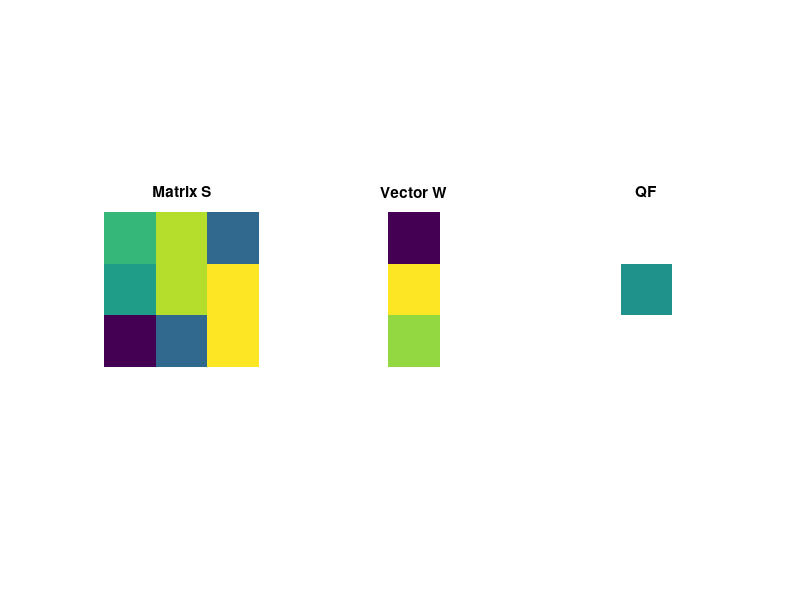
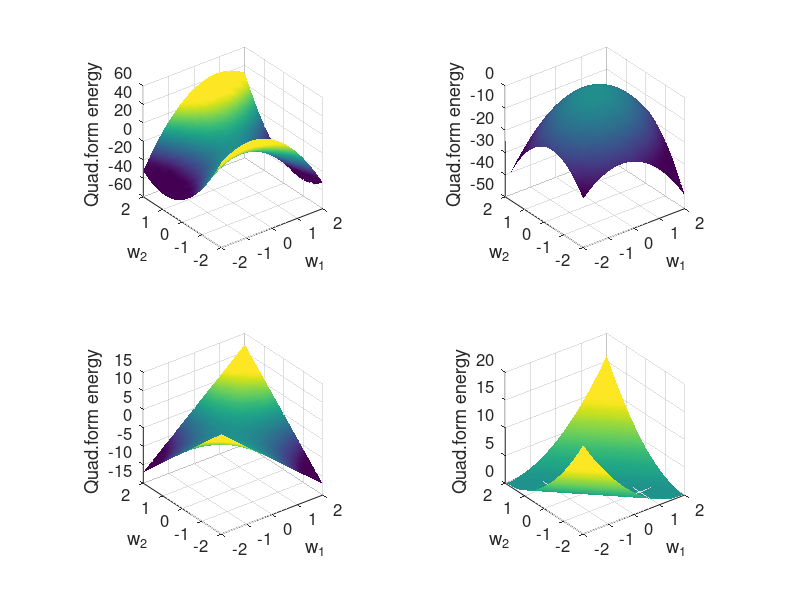
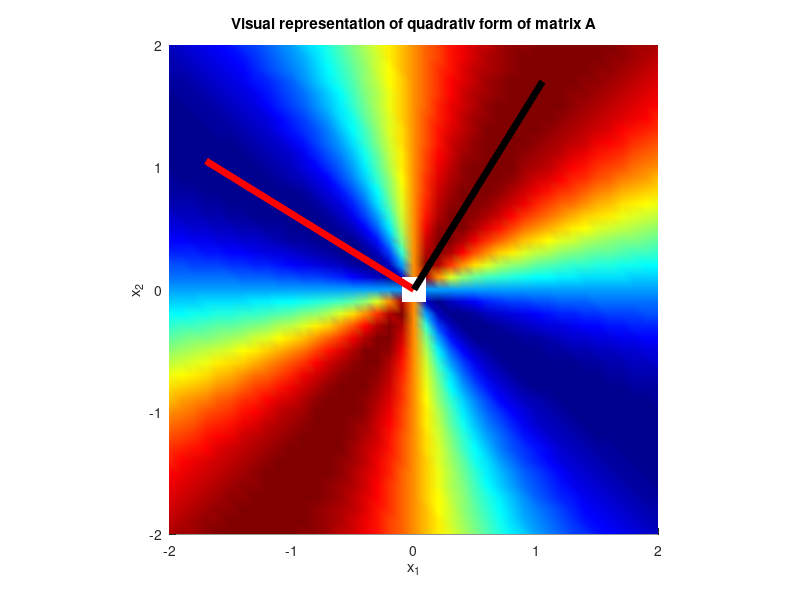
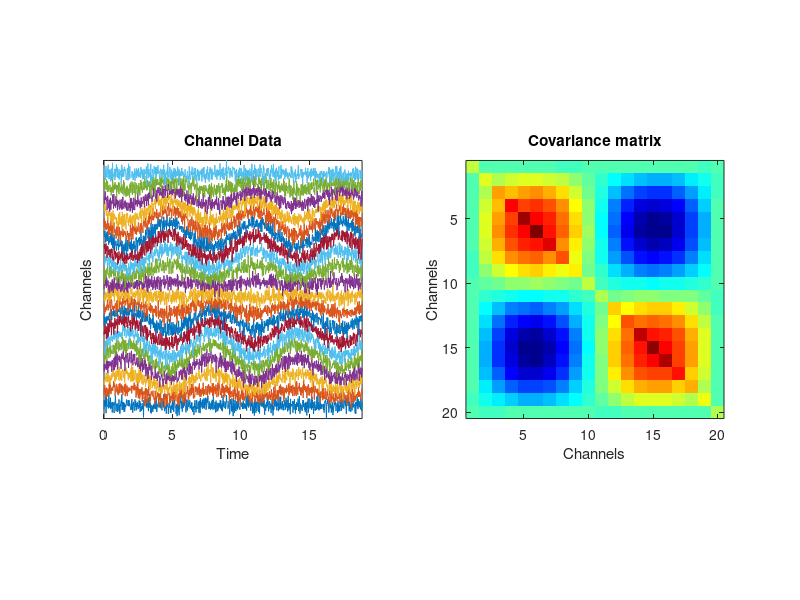

The MATLAB source for these figures, in order:
%% Quadratic Form in Algebra
% define a matrix
S = [1 3 -2;
     0 3 4;
     -5 -2 4];
w = [-2 4 3]';

% Compute the quadratic form
qf = w'*S*w;

n = length(w);

figure(1), clf
subplot(131), imagesc(S), axis square, axis off, title("Matrix S")

subplot(132), imagesc(w), axis square, axis off 
set(gca,"xlim",[0.5 n+0.5]-n/3)
title("Vector W")

subplot(133), imagesc(qf), axis square, axis off
set(gca,'xlim',[.5 n+.5]-n/3,'ylim',[.5 n+.5]-n/3)
title("QF")

%% The Quadratic Form in Geometry
% clear previous S
clear S
% define different matrices
S{1} = [ -9 4; 4 9 ];
S{2} = [ -4 -1; 3 -5 ];
S{3} = [ 0 1; 2 0 ];
S{4} = [ 1 1; 1 1 ];

% range of vector w
n = 30;
wRange = linspace(-2,2,n);

% initialize the quadratic form matrix
qf = zeros(length(wRange),length(wRange));

figure(2), clf
for i=1:length(S)
    
    
    % compute QF
    for xi=1:n
        for yi=1:n
            
            % this w
            w = [ wRange(xi) wRange(yi) ]';
            
            % QF
            qf(xi,yi) = w'*S{i}*w;
        end
    end
    
    % show the surface
    subplot(2,2,i)
    surf(wRange,wRange,qf')
    
    % make it look a bit nicer
    shading interp, axis square
    set(gca,'fontsize',12,'clim',[-1 1]*max(abs(qf(:)))*.6)
    xlabel('w_1'), ylabel('w_2'), zlabel('Quad.form energy')
end

rotate3d on

%% Code Challenge: Visualize the Normalized Quadratic Form
A = [-2 3; 2 8];

n = 40;
xi = linspace(-2,2,n);
[qf,qfN] = deal(zeros(n)); % deal function repeats the same thing for any number of variables you specify in the matrix

for i=1:n
    for j=1:n

        % create the coordinate vector
        x = [xi(i) xi(j)]';
        
        % compute the quadratic forms
        qf(i,j) = x'*A*x;
        qfN(i,j) = (x'*A*x)/(x'*x);
    end
end

figure(4),clf
subplot(121), surf(xi,xi,qf'), axis square , shading interp
xlabel("x_2"), ylabel("x_1"), title("Raw Quadratic Form")
colormap jet

subplot(122), surf(xi,xi,qfN'), axis square , shading interp
xlabel("x_2"), ylabel("x_1"), title("Normalized Quadratic Form")
colormap jet

%% Eigenvectors and the quadratic form surface
% Create a symmetric matrix
A = [1 2; 2 3];

% wights along each dimension
xi = -2:0.1:2; 

quadform = zeros(length(xi));

for i=1:length(xi)
    for j=1:length(xi)

        % define the vector
        x = [xi(i) xi(j)]';

        % compute the quadratic form of the matrix
        quadform(i,j) = (x'*A*x)/(x'*x);
    end
end

figure(3), clf, hold on

% draw the surface
surf(xi,xi,quadform'), shading interp
title("Visual representation of quadrativ form of matrix A")
xlabel("x_1"), ylabel("x_2"), zlabel("Energy")
rotate3d on, axis square

% eigandecomposition
[V,D] = eig(A);
v = V*2; % strech for visualization purposes

% plot the eiganvectors
zfact = max(quadform(:));
plot3([0 v(1,1)], [0 v(2,1)], [1,1]*zfact, "r", "linew", 5)
plot3([0 v(1,2)], [0 v(2,2)], [1,1]*zfact, "k", "linew", 5)
colormap jet

%% PCA

% Simulate a dataset
% simulation parameters
N = 1000; % time points
M = 20; % Channels

% time vector (units in radians)
t = linspace(0,6*pi,N);

% relation accross channels (imposing covariance)
channel = sin(linspace(0,2*pi,M))';

% Create the dataset
data = bsxfun(@times, repmat(sin(t),M,1), channel) + randn(M,N)/3;

% Compute covariance matrix
data = bsxfun(@minus,data,mean(data,2));
covmat = data*data'/(N-1);

% visualize the data
figure(4), clf
subplot(121)
plot(t,bsxfun(@plus,data,(1:M)'))
set(gca,"ytick",[])
xlabel("Time"), ylabel("Channels")
axis tight, axis square
title("Channel Data")

subplot(122)
imagesc(covmat)
axis square
xlabel('Channels'), ylabel('Channels')
title('Covariance matrix')

%% now for PCA

% eigendecomposition of covariance matrix
[evecs,evals] = eig( covmat );

% sort eigenvalues and eigenvectors
[evals,soidx] = sort( diag(evals),'descend' );
evecs = evecs(:,soidx);

% convert eigenvalues to percent variance explained
evals = 100*evals/sum(evals);


% compute component time series
r = 2; % two components
comp_time_series = evecs(:,1:r)'*data;


% visualize and interpret the results
figure(5), clf

% eigenvalues
subplot(231)
plot(evals,'s-','linew',2,'markerfacecolor','w')
axis square
xlabel('Component number'), ylabel('\lambda (% total variance)')

% eigenvectors
subplot(232)
plot(evecs(:,1:2),'s-','linew',2,'markerfacecolor','w')
axis square
xlabel('Channel'), ylabel('PC weight')
legend({'PC1';'PC2'})

% original channel modulator
subplot(233)
plot(channel,'s-','linew',2,'markerfacecolor','w')
axis square
xlabel('Channel'), ylabel('Ground truth')

% component time series
subplot(212)
plot(1:N,comp_time_series)
xlabel('Time (a.u.)'), ylabel('Activity')
legend({'PC1';'PC2'})

%% Quadratic form of generalized eigendecomposition

% create two symmetric matrices
m = 14;
n = 1000;
A = bsxfun(@times,randn(m,n),cos(linspace(0,pi,m))');
A = A*A';

B = bsxfun(@times,randn(m,n),cos(linspace(0,pi,m))');
B = B*B';

% generalized eigendecomposition
[evecs,evals] = eig(A,B);

%%% some plotting
figure(5), clf

% W'W
subplot(231), imagesc(evecs'*evecs), axis square, title('W^TW')
tmp = evecs'*evecs;
subplot(234), plot(tmp(5,:),'s-'), axis square, title('W_j^TW')

% W'AW
subplot(232), imagesc(evecs'*A*evecs), axis square, title('W^TAW')
subplot(235), plot(diag(evecs'*A*evecs),'s-'), axis square, title('diag( W^TAW )')
hold on, plot(diag(evals),'rx')


% W'BW
subplot(233), imagesc(evecs'*B*evecs), axis square, title('W^TBW')
subplot(236), plot(diag(evecs'*B*evecs),'s-'), axis square, title('diag( W^TBW )')

%% Matrix Definiteness

clear S
% some different matrices
S{1} = [ 4 4; 4 9 ];
S{2} = [ -4 -1; -3 -5 ];
S{3} = [ 0 1; 2 0 ];
S{4} = [ 1 1; 1 1 ];
S{5} = [ -1 -2; -3 -6 ];

% range for vector w
n = 30;
wRange = linspace(-2,2,n);

% initialize quadratic form matrix
qf = zeros(length(wRange),length(wRange));

figure(6), clf
for i=1:length(S)
    % compute QF
    for xi=1:n
        for yi=1:n
            
            % this w
            w = [ wRange(xi) wRange(yi) ]';
            
            % QF
            qf(xi,yi) = w'*S{i}*w;
        end
    end
    
    % show the surface
    subplot(2,3,i)
    surf(wRange,wRange,qf')
    
    % make it look a bit nicer
    shading interp, axis square
    set(gca,'clim',[-1 1]*max(abs(qf(:)))*.6)
    xlabel('w_1'), ylabel('w_2'), zlabel('Quad.form energy')
    
    
    %compute the matrix's definiteness based on the eigenvalues
    
    % get eigenvalues
    evals = eig(S{i});
    
    % we care about their signs
    esign = sign(evals);
    
    % test for signs (note: this test is valid only for 2x2 matrices!)
    if sum(esign)==2
        defcat = 'Positive definite';
    elseif sum(esign)==1
        defcat = 'Positive semidefinite';
    elseif sum(esign)==0
        defcat = 'Indefinite';
    elseif sum(esign)==-1
        defcat = 'Negative semidefinite';
    elseif sum(esign)==-2
        defcat = 'Negative definite';
    end
    
    % add title
    title([ defcat ' matrix' ])
    
end


